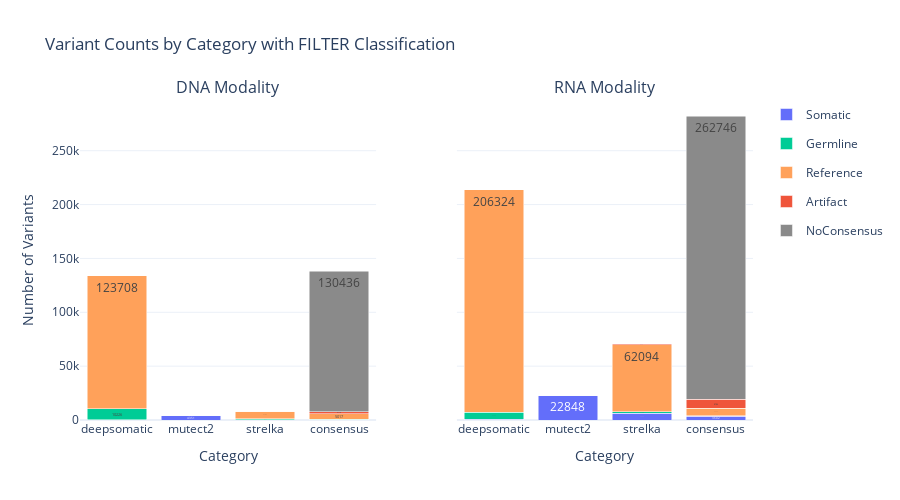

The code cell stored with this chart in its notebook:
### Code cell
# Plot 3: Consensus Comparison
print("Consensus vs Individual Tools:")
fig = standard_visualizer.plot_consensus_comparison()
if fig:
    fig.show()

### Figure 1 — Plotly figure (JSON) as saved in the notebook; plotly's stock layout.template omitted (floating-point values rounded to 4 significant figures)
{"data": [{"legendgroup": "Somatic", "marker": {"color": "#636EFA"}, "name": "Somatic", "showlegend": true, "text": ["91", "4351", "182", "150"], "textposition": "inside", "type": "bar", "x": ["deepsomatic", "mutect2", "strelka", "consensus"], "xaxis": "x", "y": [91, 4351, 182, 150], "yaxis": "y"}, {"legendgroup": "Germline", "marker": {"color": "#00CC96"}, "name": "Germline", "showlegend": true, "text": ["10226", "0", "861", "598"], "textposition": "inside", "type": "bar", "x": ["deepsomatic", "mutect2", "strelka", "consensus"], "xaxis": "x", "y": [10226, 0, 861, 598], "yaxis": "y"}, {"legendgroup": "Reference", "marker": {"color": "#FFA15A"}, "name": "Reference", "showlegend": true, "text": ["123708", "0", "7197", "5017"], "textposition": "inside", "type": "bar", "x": ["deepsomatic", "mutect2", "strelka", "consensus"], "xaxis": "x", "y": [123708, 0, 7197, 5017], "yaxis": "y"}, {"legendgroup": "Artifact", "marker": {"color": "#EF553B"}, "name": "Artifact", "showlegend": true, "text": ["0", "0", "57", "2114"], "textposition": "inside", "type": "bar", "x": ["deepsomatic", "mutect2", "strelka", "consensus"], "xaxis": "x", "y": [0, 0, 57, 2114], "yaxis": "y"}, {"legendgroup": "NoConsensus", "marker": {"color": "#8A8A8A"}, "name": "NoConsensus", "showlegend": true, "text": ["0", "0", "0", "130436"], "textposition": "inside", "type": "bar", "x": ["deepsomatic", "mutect2", "strelka", "consensus"], "xaxis": "x", "y": [0, 0, 0, 130436], "yaxis": "y"}, {"legendgroup": "Somatic", "marker": {"color": "#636EFA"}, "name": "Somatic", "showlegend": false, "text": ["587", "22848", "6462", "3602"], "textposition": "inside", "type": "bar", "x": ["deepsomatic", "mutect2", "strelka", "consensus"], "xaxis": "x2", "y": [587, 22848, 6462, 3602], "yaxis": "y2"}, {"legendgroup": "Germline", "marker": {"color": "#00CC96"}, "name": "Germline", "showlegend": false, "text": ["6740", "0", "1183", "555"], "textposition": "inside", "type": "bar", "x": ["deepsomatic", "mutect2", "strelka", "consensus"], "xaxis": "x2", "y": [6740, 0, 1183, 555], "yaxis": "y2"}, {"legendgroup": "Reference", "marker": {"color": "#FFA15A"}, "name": "Reference", "showlegend": false, "text": ["206324", "0", "62094", "6549"], "textposition": "inside", "type": "bar", "x": ["deepsomatic", "mutect2", "strelka", "consensus"], "xaxis": "x2", "y": [206324, 0, 62094, 6549], "yaxis": "y2"}, {"legendgroup": "Artifact", "marker": {"color": "#EF553B"}, "name": "Artifact", "showlegend": false, "text": ["0", "0", "844", "8786"], "textposition": "inside", "type": "bar", "x": ["deepsomatic", "mutect2", "strelka", "consensus"], "xaxis": "x2", "y": [0, 0, 844, 8786], "yaxis": "y2"}, {"legendgroup": "NoConsensus", "marker": {"color": "#8A8A8A"}, "name": "NoConsensus", "showlegend": false, "text": ["0", "0", "0", "262746"], "textposition": "inside", "type": "bar", "x": ["deepsomatic", "mutect2", "strelka", "consensus"], "xaxis": "x2", "y": [0, 0, 0, 262746], "yaxis": "y2"}], "layout": {"annotations": [{"font": {"size": 16}, "showarrow": false, "text": "DNA Modality", "x": 0.22, "xanchor": "center", "xref": "paper", "y": 1, "yanchor": "bottom", "yref": "paper"}, {"font": {"size": 16}, "showarrow": false, "text": "RNA Modality", "x": 0.78, "xanchor": "center", "xref": "paper", "y": 1, "yanchor": "bottom", "yref": "paper"}], "barmode": "stack", "height": 500, "title": {"text": "Variant Counts by Category with FILTER Classification"}, "xaxis": {"anchor": "y", "domain": [0, 0.44], "title": {"text": "Category"}}, "xaxis2": {"anchor": "y2", "domain": [0.56, 1], "title": {"text": "Category"}}, "yaxis": {"anchor": "x", "domain": [0, 1], "title": {"text": "Number of Variants"}}, "yaxis2": {"anchor": "x2", "domain": [0, 1], "matches": "y", "showticklabels": false}}}
